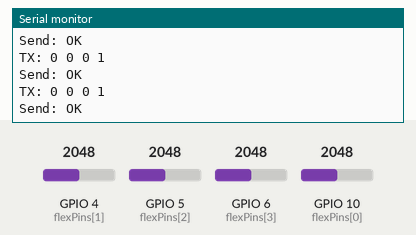
Bench run of a sketch on a simulated ESP32. Shown: the last lines printed to the serial monitor. The test bench sets the inputs (shaded band); at power-on: GPIO 6 (flexPins[3]) = 2048, GPIO 4 (flexPins[1]) = 2048, GPIO 5 (flexPins[2]) = 2048, GPIO 10 (flexPins[0]) = 2048.

Above: at 1.2 s.
1.3 s: GPIO 6 (flexPins[3]) set to 3972
At 2.1 s:
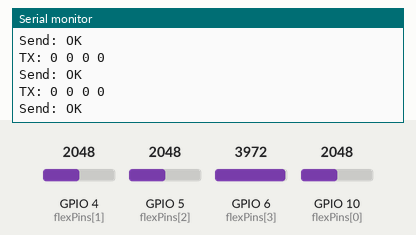
2.8 s: GPIO 4 (flexPins[1]) set to 122
At 3.7 s:
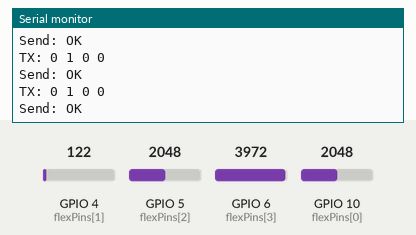
4.3 s: GPIO 5 (flexPins[2]) set to 122
At 4.8 s:
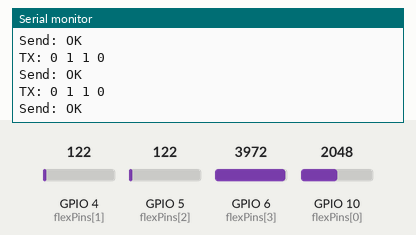
5.8 s: GPIO 10 (flexPins[0]) set to 122
At 6.8 s:
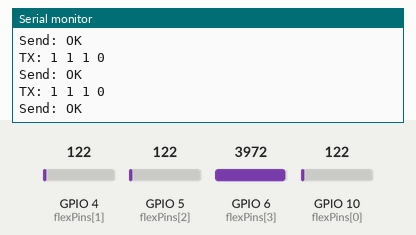
7.3 s: GPIO 4 (flexPins[1]) set to 1228
At 8.1 s:
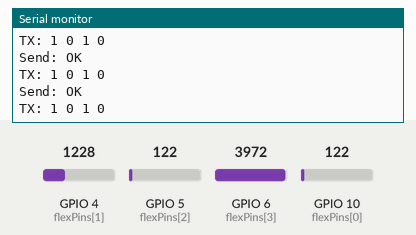
8.8 s: GPIO 5 (flexPins[2]) set to 1228
At 9.5 s:
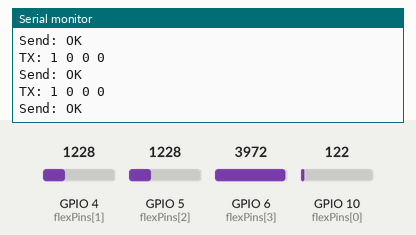

Measured:
- after the input at 1.3 s, the serial monitor: prints a new line after 0.13 s (image 1)
- after the input at 2.8 s, the serial monitor: prints a new line after 0.17 s (image 2)
- after the input at 4.3 s, the serial monitor: prints a new line after 0.15 s (image 3)
- after the input at 5.8 s, the serial monitor: prints a new line after 0.26 s (image 4)
- after the input at 7.3 s, the serial monitor: prints a new line after 0.27 s (image 5)
- after the input at 8.8 s, the serial monitor: prints a new line after 0.29 s (image 6)

The sketch:

SENDER_MASTER.ino
```cpp
#include <WiFi.h>
#include <esp_now.h>
#include <ESP32Servo.h>   // (Optional: remove if no local servo)

// ================= CONFIG =================

// Receiver MAC (PUT YOUR RECEIVER MAC HERE)
uint8_t receiverMac[] = {0x10, 0x20, 0xBA, 0x4D, 0xFB, 0xD4};

// Flex pins
const int flexPins[4] = {10, 4, 5, 6};

// Fixed resistor
const float R_FIXED = 200000.0;

// Calibration
float flexCal[4][4] = {
  {2099000, 2175000, 2150000, 2135000},
  {556000, 561000, 558000, 560000},
  {487000, 504000, 494000, 496000},
  {75000, 82000, 79000, 80000}
};

// Smoothing
const int numReadings = 10;
float readings[4][numReadings];
float totals[4];
int readIndex = 0;

// Finger states
int states[4] = {0};

// ================= DATA STRUCT =================

typedef struct struct_message {
  int fingerStates[4];
  float flexResistances[4];
  uint32_t timestamp;
} struct_message;

struct_message sendData;

// ================= CALLBACK =================

void OnDataSent(const esp_now_send_info_t *info,
                esp_now_send_status_t status) {

  Serial.print("Send: ");
  Serial.println(status == ESP_NOW_SEND_SUCCESS ? "OK" : "FAIL");
}

// ================= SETUP =================

void setup() {

  Serial.begin(115200);

  WiFi.mode(WIFI_STA);

  Serial.print("Sender MAC: ");
  Serial.println(WiFi.macAddress());

  // Init ESP-NOW
  if (esp_now_init() != ESP_OK) {
    Serial.println("ESP-NOW Init Failed!");
    return;
  }

  esp_now_register_send_cb(OnDataSent);

  // Add Receiver
  esp_now_peer_info_t peerInfo = {};
  memcpy(peerInfo.peer_addr, receiverMac, 6);
  peerInfo.channel = 0;
  peerInfo.encrypt = false;

  if (esp_now_add_peer(&peerInfo) != ESP_OK) {
    Serial.println("Peer Add Failed");
    return;
  }

  // Init buffer
  for (int i = 0; i < 4; i++) {
    totals[i] = 0;

    for (int j = 0; j < numReadings; j++) {
      readings[i][j] = analogRead(flexPins[i]);
      totals[i] += readings[i][j];
    }
  }

  Serial.println("Sender Ready!");
}

// ================= LOOP =================

void loop() {

  for (int i = 0; i < 4; i++) {

    // Smooth ADC
    totals[i] -= readings[i][readIndex];
    readings[i][readIndex] = analogRead(flexPins[i]);
    totals[i] += readings[i][readIndex];

    float avg = totals[i] / numReadings;
    if (avg < 1) avg = 1;

    // Resistance
    float R = R_FIXED * ((4095.0 / avg) - 1.0);

    float R_LOW = flexCal[i][2];
    float R_HIGH = flexCal[i][3];

    // Hysteresis
    if (states[i] == 0 && R > R_HIGH)
      states[i] = 1;

    else if (states[i] == 1 && R < R_LOW)
      states[i] = 0;

    // Fill packet
    sendData.fingerStates[i] = states[i];
    sendData.flexResistances[i] = R;
  }

  sendData.timestamp = millis();

  // SEND DATA
  esp_now_send(receiverMac,
               (uint8_t *)&sendData,
               sizeof(sendData));

  // Debug
  Serial.print("TX: ");
  for (int i = 0; i < 4; i++) {
    Serial.print(states[i]);
    Serial.print(" ");
  }
  Serial.println();

  readIndex = (readIndex + 1) % numReadings;

  delay(30);   // ~30 Hz
}
```
